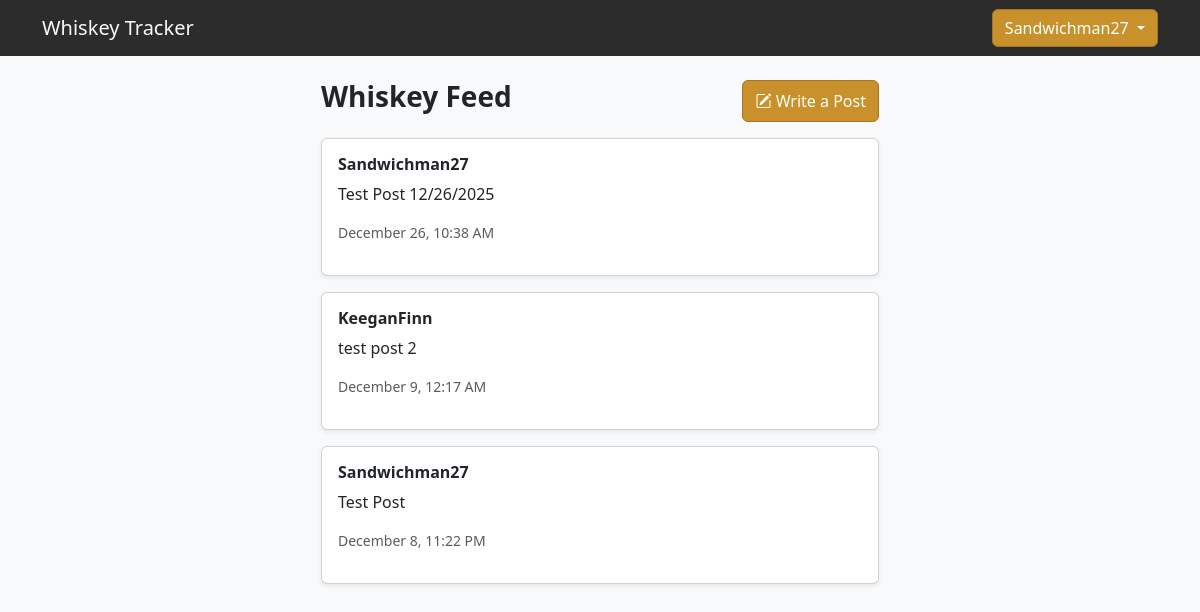
/feed/ (signed in), run on the app's committed database.
### accounts/models.py (models this page shows, shortened)
class Post(models.Model):
    user = models.ForeignKey(User, on_delete=models.CASCADE, related_name="posts")
    content = models.TextField(max_length=5000)
    created_at = models.DateTimeField(default=timezone.now)

### accounts/views.py (the view)
# urls.py: path("feed/", views.feed_view, name="feed"),
@login_required
def feed_view(request):
    following_users = request.user.following.values_list("following_id", flat=True)
    posts = Post.objects.filter(
        user__in=list(following_users) + [request.user.id]
    ).select_related("user").order_by("-created_at")
    form = PostForm()
    return render(request, "accounts/feed.html", {
        "posts": posts,
        "form": form,
    })

### accounts/templates/accounts/feed.html (shortened to what this page needs)
{% extends "base.html" %}
{% block content %}
<div class="col-lg-6 offset-lg-3 mt-4">
    <div class="d-flex justify-content-between mb-3">
        <h3 class="fw-bold">Whiskey Feed</h3>
        <button class="btn btn-whiskey" data-bs-toggle="modal" data-bs-target="#createPostModal">
            <i class="bi bi-pencil-square"></i> Write a Post
        </button>
    </div>
    {% for post in posts %}
        <div class="card shadow-sm mb-3">
            <div class="card-body">
                <h6 class="fw-bold">
                    <a href="/profile/{{ post.user.username }}/" class="text-dark text-decoration-none username-link">
                        {{ post.user.username }}
                    </a>
                </h6>
                <p>{{ post.content }}</p>
                <p class="text-muted small">{{ post.created_at|date:"F j, g:i A" }}</p>
            </div>
        </div>
    {% empty %}
        <p class="text-muted">No posts yet. Be the first to write one!</p>
    {% endfor %}
</div>
{% endblock %}

### accounts/templates/base.html (shortened to what this page needs)
<!DOCTYPE html>
<html lang="en">
<head>
    <link
        href="https://cdn.jsdelivr.net/npm/bootstrap@5.3.2/dist/css/bootstrap.min.css"
        rel="stylesheet"
    >
    <link rel="stylesheet" href="https://cdn.jsdelivr.net/npm/bootstrap-icons@1.11.1/font/bootstrap-icons.css">
</head>
<body class="bg-light">
<nav class="navbar navbar-expand-lg" style="background-color: #2C2C2C;">
    <div class="container">
        <a class="navbar-brand text-light" href="/">Whiskey Tracker</a>
        <div>
        {% if user.is_authenticated %}
            <div class="dropdown">
                <button class="btn btn-whiskey dropdown-toggle" type="button" id="userMenu" data-bs-toggle="dropdown" aria-expanded="false">
                    {{ user.username }}
                </button>
            </div>
        {% else %}
            <a class="btn btn-whiskey me-2" href="/login/">Login</a>
            <a class="btn btn-whiskey" href="/register/">Register</a>
        {% endif %}
        </div>
    </div>
</nav>
<div class="container">
    {% block content %}{% endblock %}
</div>
</body>
</html>

### accounts/templates/base.html (style rules this page uses)
.btn-whiskey { background-color: #c9912b; border-color: #a8731f; color: white; }

### data on the page
Post: user.username "Sandwichman27", content "Test Post 12/26/2025", created_at "December 26, 10:38 AM"
Post: user.username "KeeganFinn", content "test post 2", created_at "December 9, 12:17 AM"
Post: user.username "Sandwichman27", content "Test Post", created_at "December 8, 11:22 PM"

### other printed values
{{ user.username }} "Sandwichman27"
